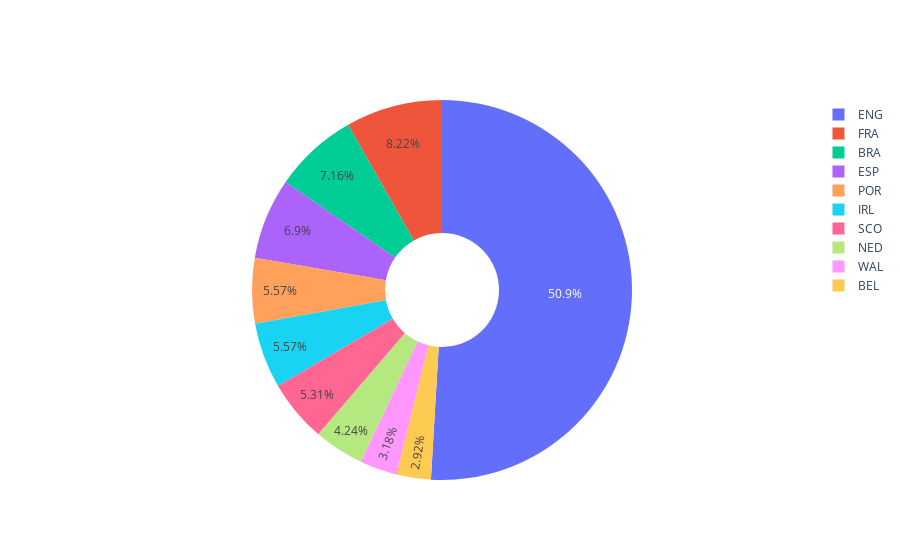

Write notebook code for a chart like this one.
### Markdown cell above
### 1/3 of players in EPL are defenders (DF), but the most popular (8.83%) double position for players who had 2 roles on the pitch during the season was FW-MF (Forward-Midfilder)

## Let's look at the top 10 popular nationalities in the league.

### Code cell
epl_nations = epl['Nationality'].value_counts().head(10)
fig = go.Figure(data=[go.Pie(labels=epl_nations.index, values=epl_nations.values, hole=.3)])
fig.show()

### Figure 1 — Plotly figure (JSON) as saved in the notebook; plotly's stock layout.template omitted (floating-point values rounded to 4 significant figures)
{"data": [{"hole": 0.3, "labels": ["ENG", "FRA", "BRA", "ESP", "POR", "IRL", "SCO", "NED", "WAL", "BEL"], "type": "pie", "values": [192, 31, 27, 26, 21, 21, 20, 16, 12, 11]}], "layout": {}}
